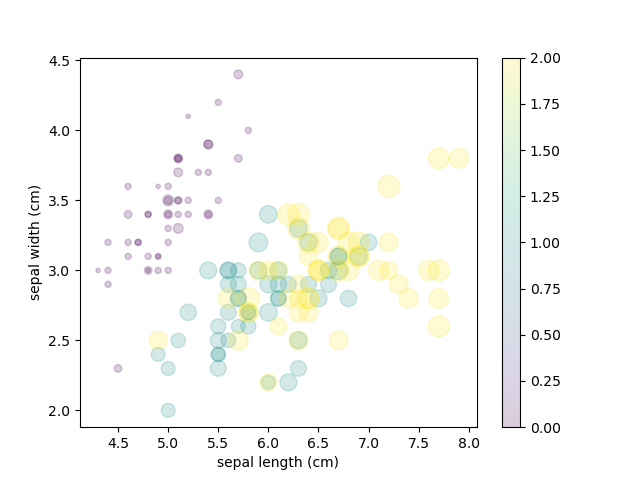

Write Python code to recreate this figure.
import matplotlib.pyplot as plt
from sklearn.datasets import load_iris

iris = load_iris()
features = iris.data.T

fig = plt.figure()

plt.scatter(features[0], features[1], alpha=0.2,
            s=100*features[3], c=iris.target, cmap='viridis')

plt.xlabel(iris.feature_names[0])
plt.ylabel(iris.feature_names[1])
plt.colorbar()

fig.savefig('example_iris.png')
plt.show()
